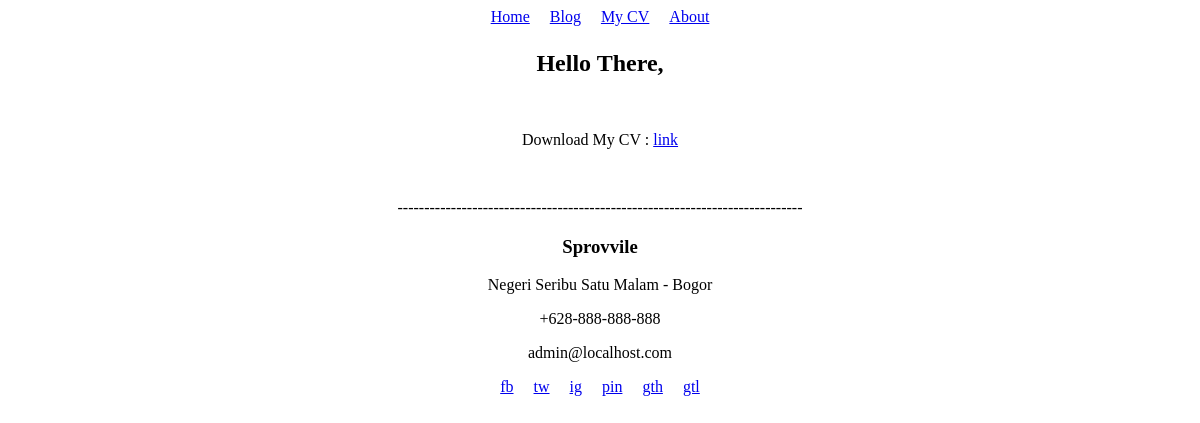
Page /send-cv on the committed database.
### config/models.py (models this page shows, shortened)
class Config(Site):
    site            = models.CharField(max_length=255, blank=True, null=True)
    keywords        = models.CharField(max_length=255, blank=True, null=True)
    google_maps     = models.TextField(blank=True, null=True)
    logo            = models.ImageField(upload_to='uploads/config', null=True, blank=True)
    icon            = models.ImageField(upload_to='uploads/config', null=True, blank=True)
    about           = models.TextField(blank=True, null=True)
    metatext        = models.TextField(blank=True, null=True)
    myprofile       = models.ForeignKey(Myprofile, on_delete=models.CASCADE)

### myprofile/models.py (models this page shows, shortened)
class Myprofile(models.Model):
    user            = models.ForeignKey(User, on_delete=models.CASCADE)
    avatar          = models.ImageField(upload_to='uploads/profile')
    about_me        = models.TextField()
    address         = models.CharField(max_length=255, blank=True, null=True)
    city            = models.CharField(max_length=255, blank=True, null=True)
    zip_code        = models.CharField(max_length=255, blank=True, null=True)
    phone_number    = models.CharField(max_length=255, blank=True, null=True)
    fax             = models.CharField(max_length=255, blank=True, null=True)
    facebook        = models.CharField(max_length=255, blank=True, null=True)
    twitter         = models.CharField(max_length=255, blank=True, null=True)
    instagram       = models.CharField(max_length=255, blank=True, null=True)
    pinterest       = models.CharField(max_length=255, blank=True, null=True)
    github          = models.CharField(max_length=255, blank=True, null=True)
    gitlab          = models.CharField(max_length=255, blank=True, null=True)
    cv              = models.FileField(upload_to='uploads/profile')

### templates/send-cv.html
{% extends "base.html" %}
{% block content %}
<h2>Hello There,</h2>
<br>
<p>
    Download My CV : <a href="{{ request.site.myprofile.cv.url }}">link</a>
    <br>
</p>
{% endblock content %}

### templates/base.html (shortened to what this page needs)
{% load static %}
<!DOCTYPE html>
<html>
<head>
</head>
<body>
<nav>
    <ul class="list">
        <li><a href="{% url 'index' %}">Home</a></li>
        <li><a href="{% url 'blog:list' %}">Blog</a></li>
        <li><a href="{% url 'send-cv' %}">My CV</a></li>
        <li><a href="{% url 'about' %}">About</a></li>
    </ul>
</nav>
<main class="main-wrapper">
    {% block content %}
    {% endblock content %}
     <br/>
    <p>----------------------------------------------------------------------------</p>
    <footer class="footer">
        <h3>{{ request.site.site }}</h3>
        <p>{{request.site.myprofile.address}} - {{request.site.myprofile.city}}</p>
        <p>{{request.site.myprofile.phone_number}}</p>
        <p>{{request.site.myprofile.user.email}}</p>
        <ul class="list">
            <li><a href="{{request.site.myprofile.facebook}}">fb</a></li>
            <li><a href="{{request.site.myprofile.twitter}}">tw</a></li>
            <li><a href="{{request.site.myprofile.instagram}}">ig</a></li>
            <li><a href="{{request.site.myprofile.pinterest}}">pin</a></li>
            <li><a href="{{request.site.myprofile.github}}">gth</a></li>
            <li><a href="{{request.site.myprofile.gitlab}}">gtl</a></li>
        </ul>
    </footer>
</main>
</body>
</html>

### templates/base.html (style rules this page uses)
body { font-size: 16px; text-align: center; }
main.main-wrapper { width: 50%; margin-right: auto; margin-left: auto; }
ul.list { margin: 0 0 1.5rem 0; padding: 0; }
ul.list li { display: inline-block; list-style: none; }
ul.list li a { margin: .2rem .5rem; }

### rows in the picture
Config: site.site "Sprovvile", site.myprofile.address "Negeri Seribu Satu Malam", site.myprofile.city "Bogor", site.myprofile.phone_number "+628-888-888-888", site.myprofile.user.email "admin@localhost.com"
